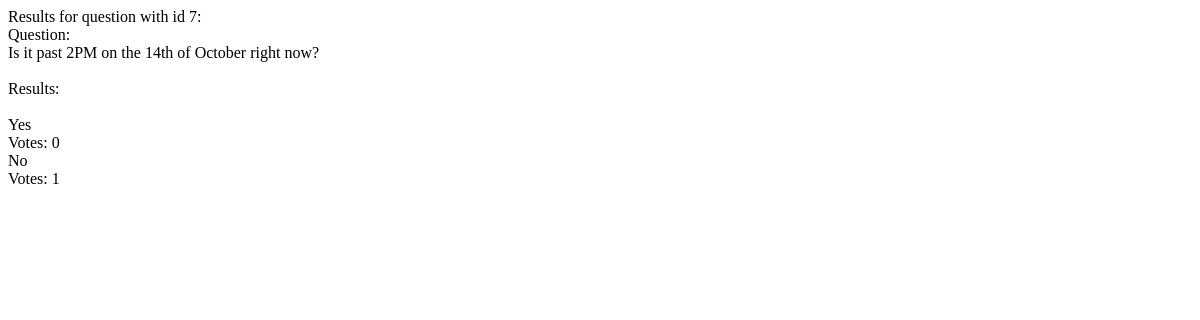
Page /polls/7/results/ on the earlier database version.
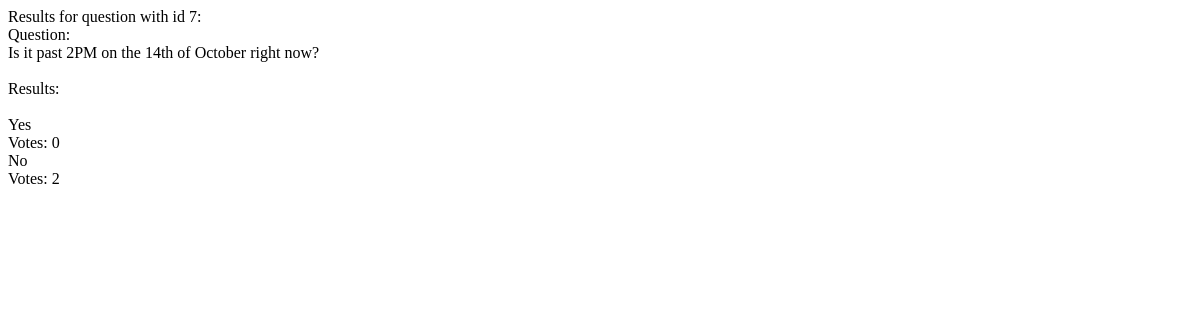
Same page on the later database version.
### polls/models.py (models this page shows, shortened)
class Choice(models.Model):
    question = models.ForeignKey(Question, on_delete=models.CASCADE)
    choice_text = models.CharField(max_length=200)
    votes = models.IntegerField(default=0)

### polls/views.py (the view)
# urls.py: path('<int:question_id>/results/', views.question_results, name='question_results'),
def question_results(request, question_id):
    question = get_object_or_404(Question, pk=question_id)
    template = loader.get_template('polls/question_results.html')
    context = {
        'question': question,
        'question_id': question_id,
    }
    return HttpResponse(template.render(context, request))

### polls/models.py (called while the page is built)
    def __str__(self):
        return self.question_text

### polls/templates/polls/question_results.html (shortened to what this page needs)
Results for question with id {{question_id}}:
<br>Question:
<br>{{question}}
<br><br>Results:
{% for choice in question.choice_set.all %}
    {{ choice.choice_text }} <br>
    <label>Votes: {{ choice.votes }}</label> <br>
{% endfor %}

Differences in the rows shown:
changed Choice "No": votes "1" → "2"
